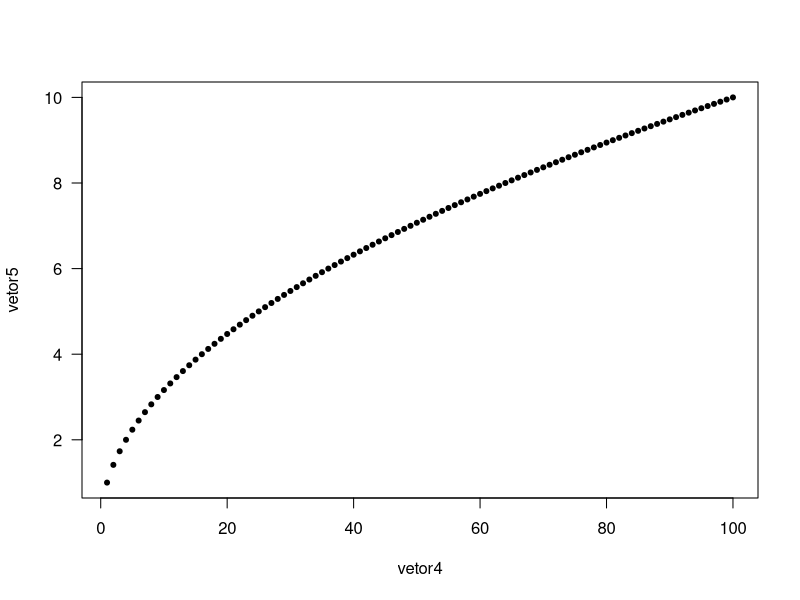
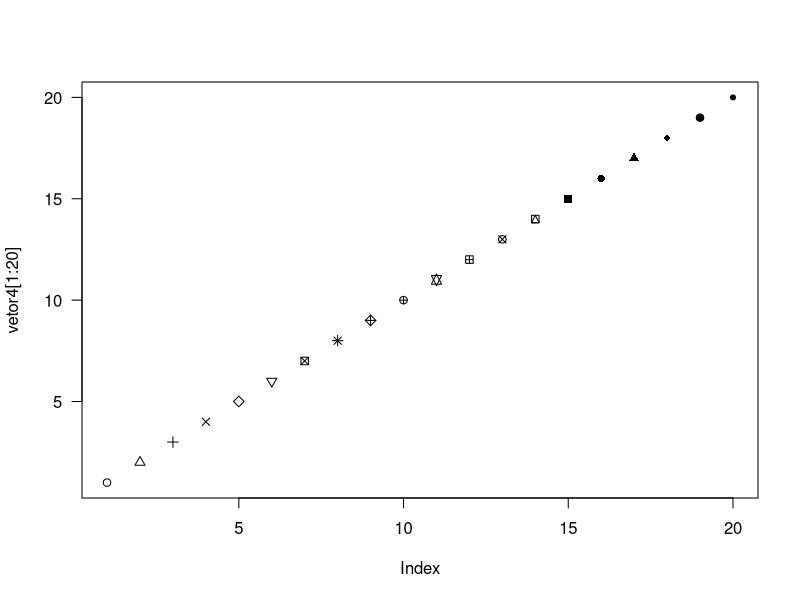
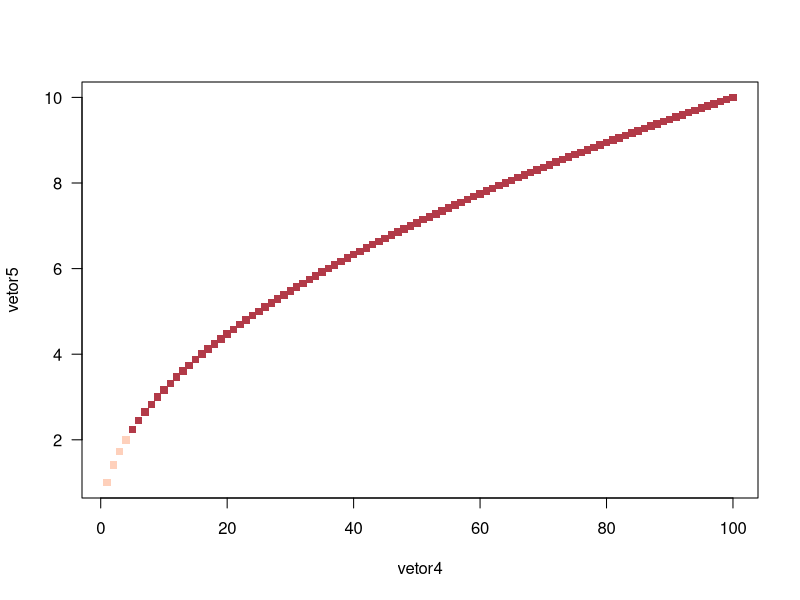
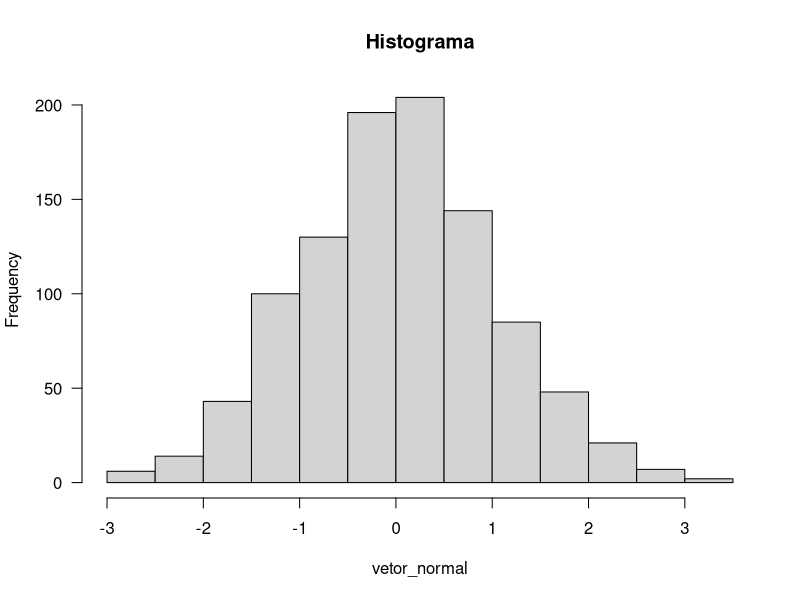
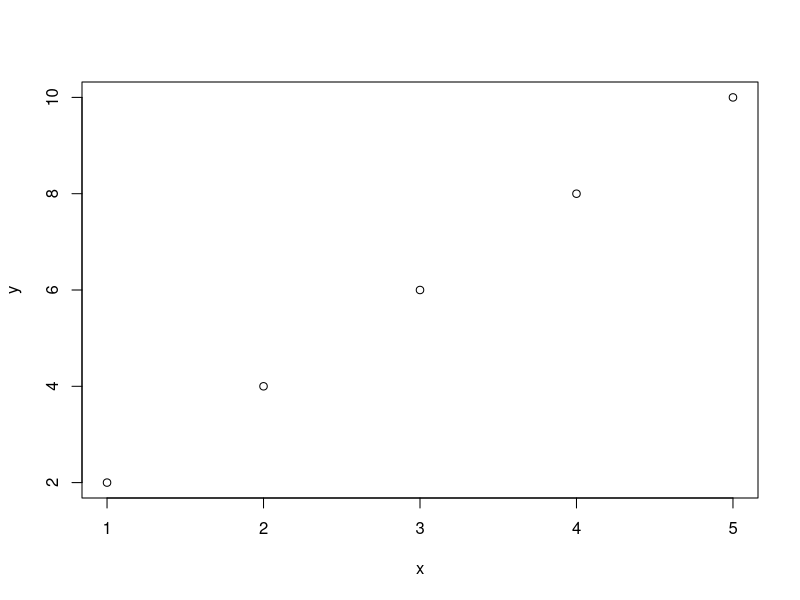
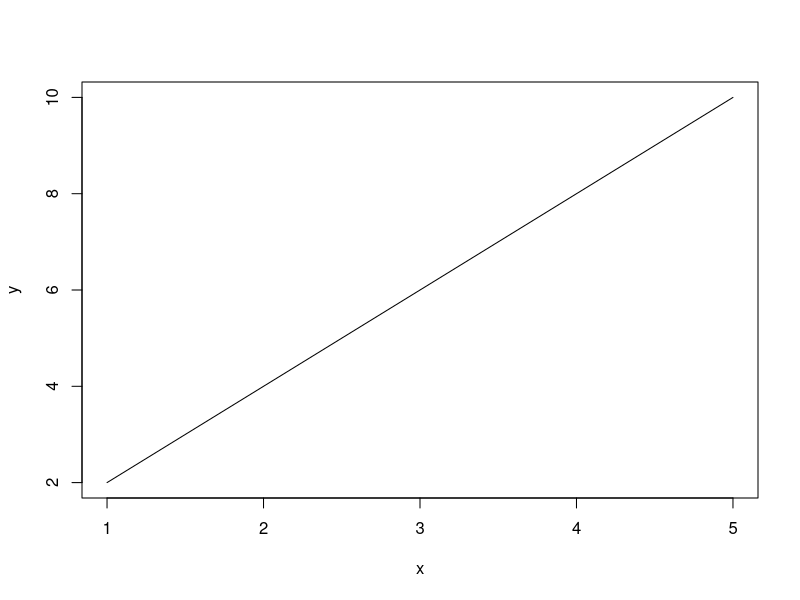
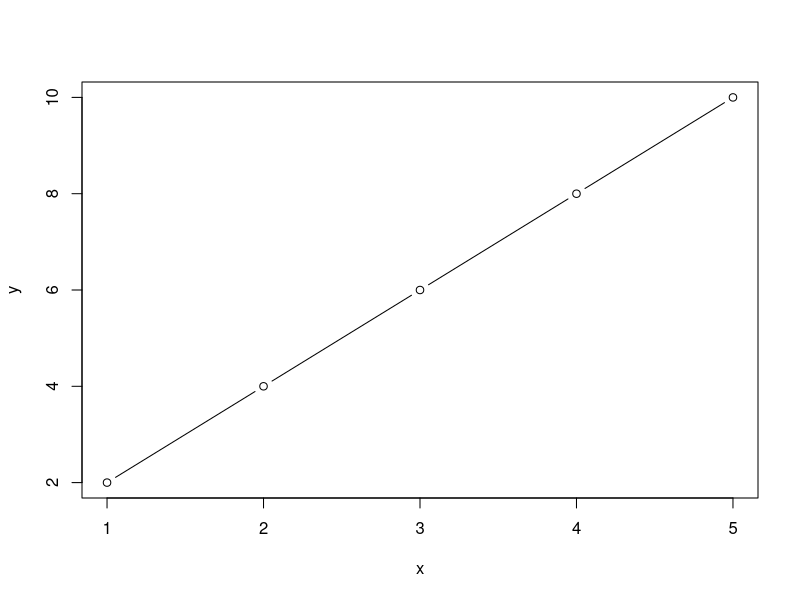

Write the R code that produced these figures, in order.
## Criando vetores com valores aleatórios
runif(10)
runif(10, min = 0, max = 100)

set.seed(123)
runif(10)
## Gerando valores de uma normal
rnorm(n = 10)
rnorm(n = 10, mean = 6, sd = 10)
rpois(n = 10, lambda = 2)

rpois(10, 2)
rpois(lambda = 2, n = 10)

x <- c("Thiago", "Alex", "Lucas")
x
sample(x, size = 2)
sample(x, 
       size = 10,
       replace = TRUE)

y <- rnorm(100)
sample(y, size = 2)

####
# Comparação entre vetores
vetor1 <- c(1, 2, 6, 7)
vetor2 <- c(4, 5, 6, 2)

# Igualdade
vetores_iguais <- vetor1 == vetor2  
vetores_iguais

# Diferença
vetores_diferentes <- vetor1 != vetor2
vetores_diferentes

# Maior que
vetores_maior_que <- vetor1 > vetor2
vetores_maior_que
vetores_diferentes
####
sum(vetores_diferentes)
any(!vetores_diferentes)
all(!vetores_diferentes)
sum(!vetores_diferentes)


alturas <- c("João" = 1.82, 
             "Bianca" = 1.68,
             "Carlos" = 1.75, 
             "Ana" = 1.70)

# Seleciona o primeiro elemento
alturas[1]
alturas["João"]
alturas[1:3]
alturas[c(1,4)]


# Seleciona alturas maiores que 1.70
mascara_logica <- alturas > 1.70
mascara_logica
sum(mascara_logica)
all(mascara_logica)
any(mascara_logica)
alturas[mascara_logica]

alturas[alturas > 1.70]

ls()




altura_joao = alturas["João"]
alturas[alturas > altura_joao]
alturas[alturas > alturas["João"]]
alturas[alturas > alturas[1]]
alturas[alturas > mean(alturas)]


# Modifica a altura de João
alturas["João"] <- 1.85
alturas

# Atribui altura desconhecida a Bianca
alturas["Bianca"] <- NA
alturas

### Substituir altura de Bianca pela média
media_alturas <- mean(alturas, na.rm = TRUE)
alturas[is.na(alturas)] <- media_alturas
alturas


# Remove a altura de Carlos
alturas[-3]
alturas <- alturas[-3]
alturas

# Adiciona a altura de Ivete
append(alturas, 
       value = c("Ivete" = 1.60))

alturas <- append(alturas, 
                  value = c("Ivete" = 1.60))
alturas


# Adiciona a altura de Anderson no inicio
alturas = append(alturas,
       value = c("Anderson" = 1.75), 
       after = 3)


alturas <- alturas[!names(alturas) == "Anderson"]
# order(alturas)[names(alturas) == "Anderson"] 
unique(alturas)


### ordenando por ordem alfabetica
nomes = names(alturas)
nomes[order(nomes)]
alturas[order(nomes)]

######
### Ordem de execuçao
b <- 5
b 

c <- b + 5
c


invisible(c + 3)

print(vetor1)

#### Funçoes uteis para vetores
vetor1
sum(vetor1)
prod(vetor1)
mean(vetor1)
sd(vetor1)
var(vetor1)
median(vetor1)
max(vetor1)
min(vetor1)
fivenum(vetor1)
sqrt(vetor1)


length(vetor1)
sort(vetor1)
order(vetor1)
rev(vetor1)
abs(vetor1)
unique(vetor1)
quantile(vetor1)
quantile(vetor1, probs = 0.03)

table(vetor1)
prop.table(table(vetor1))


######
vetor4 = c(1:100)
vetor5 = sqrt(vetor4)

plot(x = vetor4, 
     y = vetor5, 
     las = 1,
     pch = 20
)



vetor4 = c(1:100)
vetor5 = sqrt(vetor4)

plot(x = vetor4[1:20], 
     # y = vetor5, 
     las = 1,
     pch = 1:20
)


color = rep("#B23A48", 100)
color[vetor4 < 5] <- "#FED0BB"


plot(x = vetor4, 
     y = vetor5,
     las = 1,
     pch = 15, 
     col = color
)

vetor_normal = rnorm(1000)
hist(vetor_normal, 
     main = "Histograma", 
     las = 1)


x <- c(1, 2, 3, 4, 5)
y <- c(2, 4, 6, 8, 10)
plot(x, y, type = "p")  # Cria um gráfico de pontos
plot(x, y, type = "l")  # Cria um gráfico de linhas 
plot(x, y, type = "b")  # Cria um gráfico de linhas e pontos


### Manipulação de String
nomes = c("Maria", "Ana", "Rafaela")

paste(nomes[1], "e", nomes[2], "são minhas amigas.")

paste(nomes[1], "e", nomes[2], "são minhas amigas.", 
      sep = "_")

paste0(nomes[1], "e", nomes[2])

paste(nomes, collapse = "|")


toupper(nomes)
tolower(nomes)

substr(x = nomes[1], 
       start = 1,
       stop = 3)

gsub(pattern = "G", 
     replacement = "R",
     x = "Gato")
